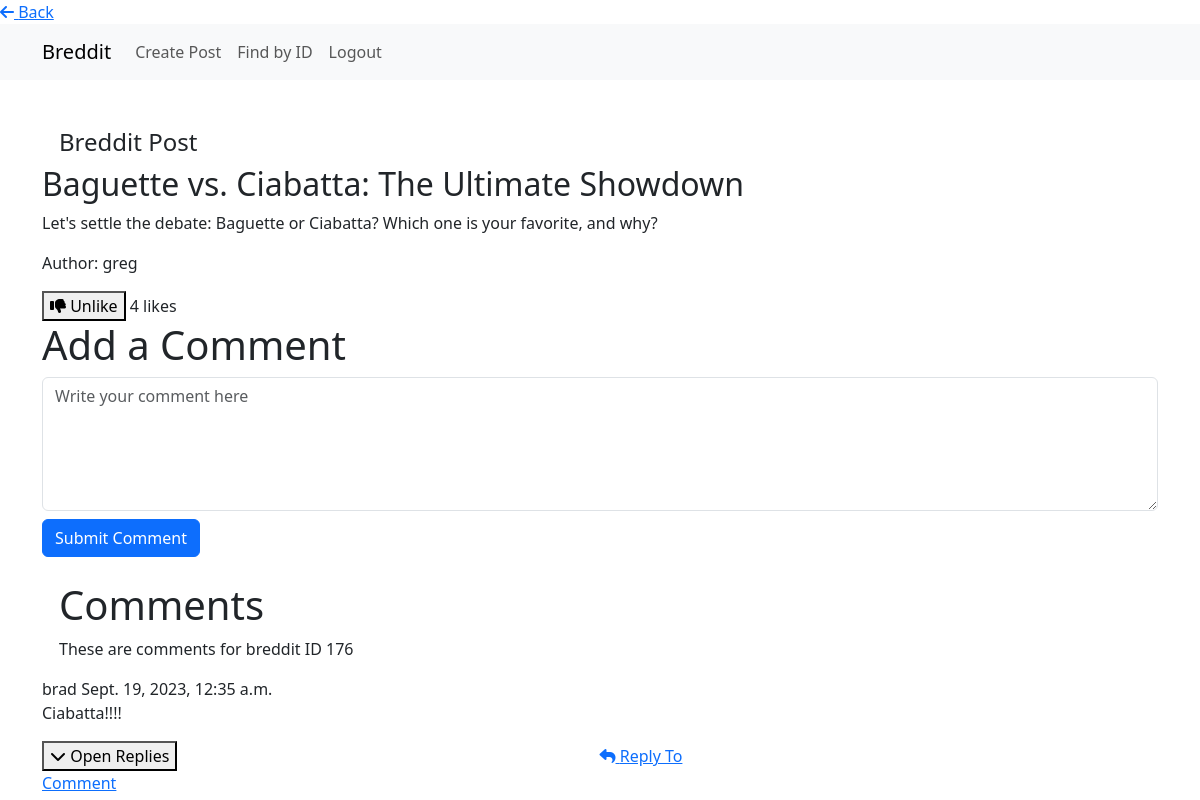
The page /posts/post/176/create-comment/ (signed in) on the database its author committed.
### bit_posts/models/post.py (models this page shows, shortened)
class Post(models.Model):
    title = models.CharField(
        _('Title'),
        max_length=255,
    )
    content = models.TextField(
        _('Text')
    )
    user = models.ForeignKey(
        get_user_model(),
        on_delete=models.CASCADE,
    )
    created_at = models.DateTimeField(
        auto_now_add=True,
    )
    updated_at = models.DateTimeField(
        auto_now=True,
    )
    upvotes = models.ManyToManyField(
        get_user_model(),
        related_name='upvoted_posts',
        blank=True,
    )

class Comment(models.Model):
    post = models.ForeignKey(Post, on_delete=models.CASCADE, related_name='comments')
    user = models.ForeignKey(get_user_model(), on_delete=models.CASCADE)
    text = models.TextField()
    parent_comment = models.ForeignKey('self', null=True, blank=True, on_delete=models.CASCADE)
    created_at = models.DateTimeField(auto_now_add=True)
    is_reply = models.BooleanField(default=False)
    upvotes = models.ManyToManyField(
        get_user_model(),
        related_name='upvoted_comments',
        blank=True,
    )

### bit_users/models/user.py (models this page shows)
class User(AbstractUser):
    pass

### bit_posts/views/post_views.py (the view)
# urls.py: path('post/<int:post_id>/create-comment/', post_views.create_comment, name='create-comment'),
def create_comment(request, post_id, comment_id=None):
    post = get_object_or_404(Post, pk=post_id)
    if not request.user.is_authenticated:
        messages.error(request, 'You must be logged in to comment.')
        return redirect('bit_users:login')
    parent_comment = None
    if comment_id:
        parent_comment = get_object_or_404(Comment, pk=comment_id)
    if request.method == 'POST':
        form = CommentForm(request.POST)
        if form.is_valid():
            comment = form.save(commit=False)
            comment.user = request.user
            comment.post = post
            comment.parent_comment = parent_comment
            comment.save()
            return redirect('create-comment', post_id=post_id)
        else:
            messages.error(request, 'There was an error with your comment. Please correct it.')
    else:
        form = CommentForm()
    comments = Comment.objects.filter(post=post, parent_comment=None).order_by('-created_at')
    context = {
        'form': form,
        'post': post,
        'post_id': post_id,
        'comments': comments,
    }
    return render(request, 'bit_posts/create_comment.html', context)

### bit_posts/forms/forms.py
class CommentForm(forms.ModelForm):
    class Meta:
        model = Comment
        fields = ['text']

### bit_posts/templates/bit_posts/create_comment.html (shortened to what this page needs)
{% load static %}
<!DOCTYPE html>
<html lang="en">
<head>
    <link rel="stylesheet" type="text/css" href="{% static 'breddit/css/bit_posts/style.css' %}">
    <link href="https://cdn.jsdelivr.net/npm/bootstrap@5.3.0/dist/css/bootstrap.min.css" rel="stylesheet">
    <link rel="stylesheet" href="https://cdnjs.cloudflare.com/ajax/libs/font-awesome/6.4.0/css/all.min.css">
</head>
<body>
    <div class="back-button-container">
        <a class="back-button" href="{% url 'bit_posts:post-list-create' %}">
            <i class="fas fa-arrow-left"></i> Back
        </a>
    </div>
    <nav class="navbar navbar-expand-lg navbar-light bg-light">
        <div class="container">
            <a class="navbar-brand" href="{% url 'home' %}">Breddit</a>
            <div class="collapse navbar-collapse" id="navbarNav">
                {% if user.is_authenticated %}
                <ul class="navbar-nav ml-auto ">
                    <li class="nav-item">
                        <a class="nav-link" href="{% url 'bit_posts:post-list-create' %}">Create Post</a>
                    </li>
                    <li class="nav-item">
                        <a class="nav-link" href="{% url 'bit_posts:find-by-id' %}">Find by ID</a>
                    </li>
                    <li class="nav-item">
                        <a class="nav-link" href="{% url 'bit_users:logout' %}">Logout</a>
                    </li>
                </ul>
                {% endif %}
            </div>
        </div>
    </nav>
    <div class="container mt-5 mt-4">
    <h4 style="margin-left: 17px;">Breddit Post</h4>
{% if post %}
<div class="post">
    <h2 class="post-title">{{ post.title }}</h2>
    <p class="post-content">{{ post.content }}</p>
    <p class="post-author">Author: {{ post.user.username }}</p>
    <button class="like-button" data-post-id="{{ post.id }}">
        {% if request.user in post.upvotes.all %}<i class="fas fa-thumbs-down"></i> Unlike{% else %}<i class="fas fa-thumbs-up"></i> Like{% endif %}
    </button>
    <span class="likes-count">{{ post.upvotes.count }}</span> likes
</div>
{% endif %}
{% if user.is_authenticated %}
<div class="comment-form mt-9">
    <h1>Add a Comment</h1>
    <form method="post">
        <div class="form-group">
            <textarea class="form-control comment-input" name="text" rows="5" placeholder="Write your comment here"></textarea>
        </div>
        <button type="submit" class="btn btn-primary mt-2">Submit Comment</button>
    </form>
</div>
{% endif %}
<h1 class="mt-4" style="margin-left: 17px;">Comments</h1>
<p style="margin-left: 17px;"> These are comments for breddit ID {{ post_id }}</p>
<div class="comments-section">
    {% for comment in comments %}
    <div class="comment">
        <div class="comment-header">
            <span class="comment-author">{{ comment.user.username }}</span>
            <span class="comment-timestamp">{{ comment.created_at }}</span>
        </div>
        <div class="comment-content">
            <p>{{ comment.text }}</p>
        </div>
        <button class="open-close-replies-button" style="margin-right: 418px;">
            <i class="fas fa-chevron-down"></i> Open Replies
        </button>
        <a href="{% url 'bit_posts:reply-comment' comment.id %}" class="comment-reply-action" style="margin-right: 500px;">
            <i class="fas fa-reply"></i> Reply To Comment
        </a>
    </div>
    {% endfor %}
</div>
</div>
</body>
</html>

### rows shown on the page
Post: title "Baguette vs. Ciabatta: The Ultimate Showdown", content "Let's settle the debate: Baguette or Ciabatta? Which one is your favorite, and why?", user.username "greg", upvotes.count "4"
Comment: user.username "brad", created_at "Sept. 19, 2023, 12:35 a.m.", text "Ciabatta!!!!"

### other values the page prints
{{ post_id }} "176"
